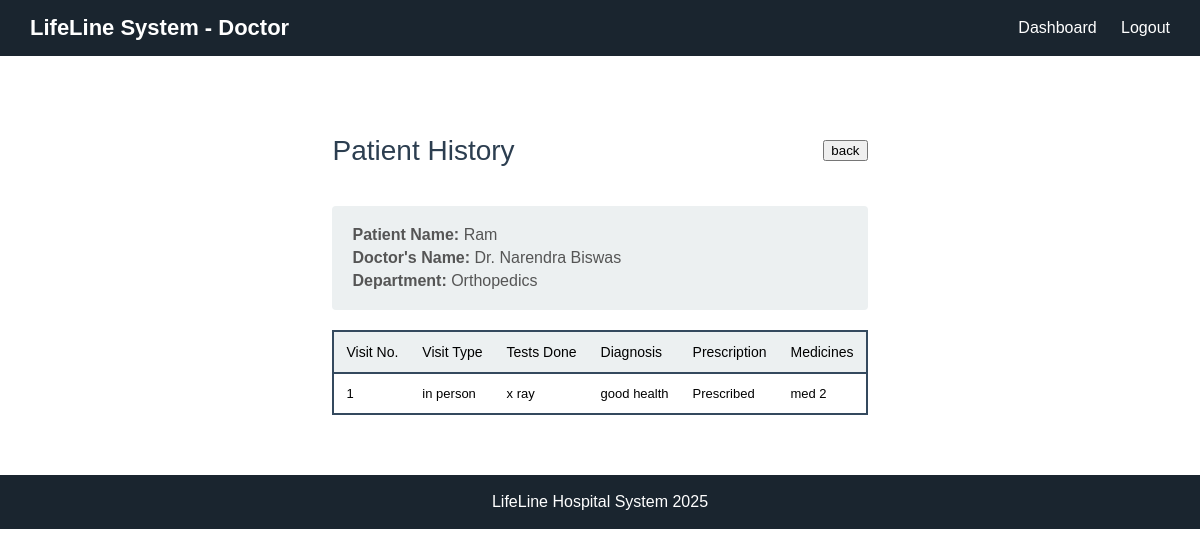
Page /patient_history/5 (signed in) on the committed database.
### app.py (models this page shows)
class Patient(db.Model):
    __tablename__ = 'patients'
    id = db.Column(db.Integer, primary_key=True)
    user_id = db.Column(db.Integer, db.ForeignKey('users.id'), nullable=False)
    name = db.Column(db.String(100), nullable=False)
    age = db.Column(db.Integer, nullable = False)
    gender = db.Column(db.String(10), nullable=False)
    phone = db.Column(db.String(15), nullable=False)
    address = db.Column(db.String(200), nullable=True)
    appointments = db.relationship('Appointment', backref='patient', lazy=True)

class Doctor(db.Model):
    __tablename__ = 'doctors'
    id = db.Column(db.Integer, primary_key=True)
    user_id = db.Column(db.Integer, db.ForeignKey('users.id'), nullable=False)
    name = db.Column(db.String(100), nullable=False)
    specialization = db.Column(db.String(100), nullable=False)
    phone = db.Column(db.String(15), nullable=False)
    availability = db.Column(db.String(100), nullable=True)  # e.g., 'Mon-Fri 9am-5pm'
    experience = db.Column(db.String(50), nullable=True)
    appointments = db.relationship('Appointment', backref='doctor', lazy=True)

class Treatment(db.Model):
    __tablename__ = 'treatments'
    id = db.Column(db.Integer, primary_key=True)
    appointment_id = db.Column(db.Integer, db.ForeignKey('appointments.id'), nullable=False)
    diagnosis = db.Column(db.Text, nullable=False)
    notes = db.Column(db.Text, nullable=True)

### app.py (the view)
@app.route('/patient_history/<int:patient_id>')
def patient_history(patient_id):
    if 'user_id' not in session or session.get('role') != 'doctor':
        return redirect(url_for('login'))
    user_id = session.get('user_id')
    doctor = Doctor.query.filter_by(user_id=user_id).first()
    patient = Patient.query.get_or_404(patient_id)
    appointments = Appointment.query.filter_by(
        patient_id=patient_id,
        doctor_id=doctor.id,
        status='Completed'
    ).all()
    treatments = []
    for apt in appointments:
        treatment = Treatment.query.filter_by(appointment_id=apt.id).first()
        if treatment:
            notes_parts = treatment.notes.split('\n') if treatment.notes else []
            visit_type = 'In-person'
            test_done = 'N/A'
            medicines = 'N/A'
            for part in notes_parts:
                if 'Visit Type:' in part:
                    visit_type = part.split('Visit Type:')[1].strip()
                elif 'Test Done:' in part:
                    test_done = part.split('Test Done:')[1].strip()
                elif 'Medicines:' in part:
                    medicines = part.split('Medicines:')[1].strip()
            treatment.visit_type = visit_type
            treatment.test_done = test_done
            treatment.medicines = medicines
            treatments.append(treatment)
    return render_template('patient_history.html',
                         patient=patient,
                         doctor=doctor,
                         treatments=treatments)

### templates/patient_history.html (shortened to what this page needs)
<!DOCTYPE html>
<html>
<head>
    <link rel="stylesheet" href="{{ url_for('static', filename='style.css') }}">
</head>
<body>
    <div class="top-bar">
        <span class="hospital-title">LifeLine System - Doctor</span>
        <div class="top-links">
            <a href="{{ url_for('doctor_dashboard') }}">Dashboard</a>
            <a href="{{ url_for('logout') }}">Logout</a>
        </div>
    </div>
    <div class="history-container">
        <div class="history-header">
            <h1>Patient History</h1>
            <button class="btn-back" onclick="window.location.href='{{ url_for('doctor_dashboard') }}'">back</button>
        </div>
        <div class="history-info">
            <p><strong>Patient Name:</strong> {{ patient.name }}</p>
            <p><strong>Doctor's Name:</strong> Dr. {{ doctor.name }}</p>
            <p><strong>Department:</strong> {{ doctor.specialization }}</p>
        </div>
        <table class="history-table">
            <thead>
                <tr>
                    <th>Visit No.</th>
                    <th>Visit Type</th>
                    <th>Tests Done</th>
                    <th>Diagnosis</th>
                    <th>Prescription</th>
                    <th>Medicines</th>
                </tr>
            </thead>
            <tbody>
                {% for treatment in treatments %}
                <tr>
                    <td>{{ loop.index }}</td>
                    <td>{{ treatment.visit_type or 'In-person' }}</td>
                    <td>{{ treatment.test_done or 'ECG' }}</td>
                    <td>{{ treatment.diagnosis }}</td>
                    <td>{{ treatment.prescription or 'Prescribed' }}</td>
                    <td>{{ treatment.medicines or 'Medicine 1' }}</td>
                </tr>
                {% else %}
                <tr>
                    <td colspan="6">No treatment history available</td>
                </tr>
                {% endfor %}
            </tbody>
        </table>
    </div>
    <div class="bottom-bar">
        <p>LifeLine Hospital System 2025</p>
    </div>
</body>
</html>

### static/style.css (style rules this page uses)
body { margin: 0; font-family: Arial; }
.top-bar { background: #1a252f; color: white; padding: 15px 30px; display: flex; justify-content: space-between; align-items: center; }
.hospital-title { font-size: 22px; font-weight: bold; }
.top-links a { color: white; margin-left: 20px; text-decoration: none; }
.bottom-bar { background: #1a252f; color: white; text-align: center; padding: 18px; }
.bottom-bar p { margin: 0; }
.history-container { max-width: 1000px; margin: 40px auto; padding: 20px; }
.history-header { display: flex; justify-content: space-between; align-items: center; margin-bottom: 20px; }
.history-header h1 { font-size: 28px; color: #2c3e50; font-weight: normal; }
.history-info { background: #ecf0f1; padding: 15px 20px; margin-bottom: 20px; border-radius: 4px; }
.history-info p { margin: 5px 0; color: #555; }
.history-table { width: 100%; border: 2px solid #34495e; border-collapse: collapse; background: white; }
.history-table th { background: #ecf0f1; padding: 12px; text-align: left; border-bottom: 2px solid #34495e; font-weight: normal; font-size: 14px; }
.history-table td { padding: 12px; border-bottom: 1px solid #ecf0f1; font-size: 13px; }
.history-table tbody tr:last-child td { border-bottom: none; }
html { height: 100%; }
body { margin: 0; font-family: Arial; min-height: 100vh; display: flex; flex-direction: column; }

### rows in the picture
Patient: name "Ram"
Doctor: name "Narendra Biswas", specialization "Orthopedics"
Treatment: visit_type "in person", test_done "x ray", diagnosis "good health", prescription "Prescribed", medicines "med 2"
